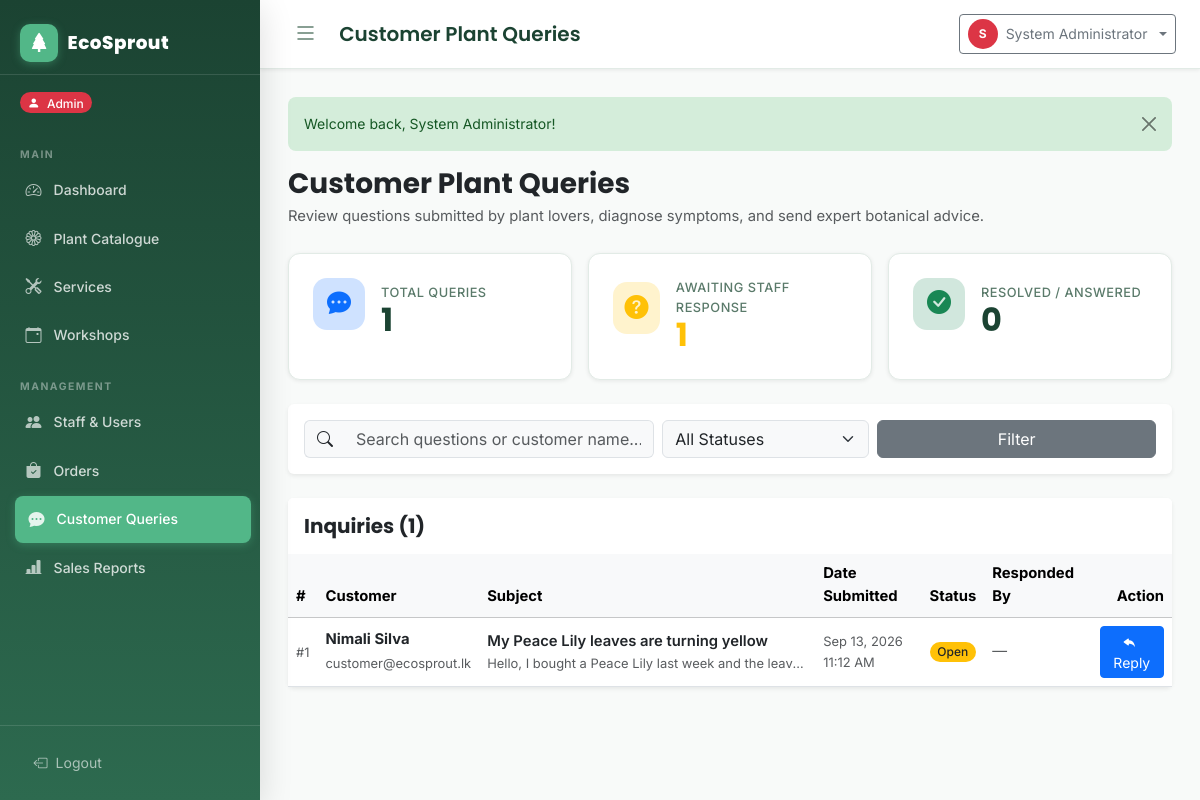
The page /admin/queries.php (signed in) on the database its author committed.
### tables this page shows
CREATE TABLE IF NOT EXISTS queries (
    id          INT UNSIGNED AUTO_INCREMENT PRIMARY KEY,
    customer_id INT UNSIGNED NOT NULL,
    subject     VARCHAR(250) NOT NULL,
    message     TEXT         NOT NULL,
    status      ENUM('open','answered','closed') NOT NULL DEFAULT 'open',
    response    TEXT         NULL COMMENT 'Staff/Admin reply',
    responded_by INT UNSIGNED NULL COMMENT 'FK to users.id of the staff member who replied',
    created_at  TIMESTAMP NOT NULL DEFAULT CURRENT_TIMESTAMP,
    updated_at  TIMESTAMP NOT NULL DEFAULT CURRENT_TIMESTAMP ON UPDATE CURRENT_TIMESTAMP,
    FOREIGN KEY (customer_id)  REFERENCES users(id) ON DELETE CASCADE,
    FOREIGN KEY (responded_by) REFERENCES users(id) ON DELETE SET NULL,
    INDEX idx_customer_id (customer_id),
    INDEX idx_status      (status)
);

CREATE TABLE IF NOT EXISTS users (
    id          INT UNSIGNED AUTO_INCREMENT PRIMARY KEY,
    full_name   VARCHAR(120)  NOT NULL,
    email       VARCHAR(180)  NOT NULL UNIQUE,
    phone       VARCHAR(20)   NULL,
    password    VARCHAR(255)  NOT NULL COMMENT 'Bcrypt hash via password_hash()',
    role        ENUM('customer','staff','admin') NOT NULL DEFAULT 'customer',
    status      ENUM('enabled','disabled')       NOT NULL DEFAULT 'enabled',
    created_at  TIMESTAMP NOT NULL DEFAULT CURRENT_TIMESTAMP,
    updated_at  TIMESTAMP NOT NULL DEFAULT CURRENT_TIMESTAMP ON UPDATE CURRENT_TIMESTAMP,
    INDEX idx_email  (email),
    INDEX idx_role   (role),
    INDEX idx_status (status)
);

### includes/auth.php (called while the page is built, shortened)
<?php
function getBaseUrl(): string
{
    $protocol = (!empty($_SERVER['HTTPS']) && $_SERVER['HTTPS'] !== 'off') ? 'https' : 'http';
    $host     = $_SERVER['HTTP_HOST'] ?? 'localhost';
    $scriptName = str_replace('\\', '/', $_SERVER['SCRIPT_NAME'] ?? '');
    if (preg_match('#^(.*?)/(?:admin|staff|customer|actions|includes|assets|database)(?:/|$)#i', $scriptName, $matches)) {
        $subFolder = $matches[1];
    } else {
        $subFolder = dirname($scriptName);
    }
    $subFolder = str_replace('\\', '/', $subFolder);
    return rtrim($protocol . '://' . $host . $subFolder, '/');
}

### admin/queries.php (the view, shortened to what this page needs)
<?php
require_once __DIR__ . '/../includes/auth.php';
require_once __DIR__ . '/../includes/functions.php';
$pdo  = getPDO();
$base = getBaseUrl();
$search       = trim($_GET['search'] ?? '');
$where  = [];
$params = [];
$whereClause = $where ? 'WHERE ' . implode(' AND ', $where) : '';
$stmt = $pdo->prepare("
    SELECT q.*,
           u.full_name AS customer_name, u.email AS customer_email, u.phone AS customer_phone,
           s.full_name AS responder_name
    FROM queries q
    JOIN users u ON q.customer_id = u.id
    LEFT JOIN users s ON q.responded_by = s.id
    $whereClause
    ORDER BY (q.status = 'open') DESC, q.created_at DESC
");
$stmt->execute($params);
$queries = $stmt->fetchAll();
$totalQueries   = (int) $pdo->query("SELECT COUNT(*) FROM queries")->fetchColumn();
$openQueries    = (int) $pdo->query("SELECT COUNT(*) FROM queries WHERE status='open'")->fetchColumn();
$answeredQueries = (int) $pdo->query("SELECT COUNT(*) FROM queries WHERE status='answered'")->fetchColumn();
$pageHeading = 'Customer Plant Queries';
?>
<!DOCTYPE html>
<html lang="en">
<head>
    <link rel="stylesheet" href="https://cdn.jsdelivr.net/npm/bootstrap@5.3.3/dist/css/bootstrap.min.css">
    <link rel="stylesheet" href="https://cdn.jsdelivr.net/npm/bootstrap-icons@1.11.3/font/bootstrap-icons.min.css">
    <link rel="stylesheet" href="<?= $base ?>/assets/css/style.css">
</head>
<body>
<div class="app-wrapper">
    <?php require_once __DIR__ . '/../components/sidebar.php'; ?>
    <div class="main-content">
        <?php require_once __DIR__ . '/../components/navbar.php'; ?>
        <div class="content-area">
            <?= renderFlash() ?>
            <div class="d-flex flex-column flex-md-row justify-content-between align-items-md-center gap-3 mb-4">
                <div>
                    <h2 class="h3 mb-1 text-dark fw-bold"><?= htmlspecialchars($pageHeading) ?></h2>
                    <p class="text-muted mb-0">Review questions submitted by plant lovers, diagnose symptoms, and send expert botanical advice.</p>
                </div>
            </div>
            <div class="row g-3 mb-4">
                <div class="col-12 col-md-4">
                    <div class="stat-card">
                        <div class="d-flex align-items-center gap-3">
                            <div class="stat-icon bg-primary-subtle text-primary">
                                <i class="bi bi-chat-dots-fill"></i>
                            </div>
                            <div>
                                <div class="stat-label">Total Queries</div>
                                <div class="stat-value"><?= number_format($totalQueries) ?></div>
                            </div>
                        </div>
                    </div>
                </div>
                <div class="col-12 col-md-4">
                    <div class="stat-card">
                        <div class="d-flex align-items-center gap-3">
                            <div class="stat-icon bg-warning-subtle text-warning">
                                <i class="bi bi-question-circle-fill"></i>
                            </div>
                            <div>
                                <div class="stat-label">Awaiting Staff Response</div>
                                <div class="stat-value text-warning fw-bold"><?= number_format($openQueries) ?></div>
                            </div>
                        </div>
                    </div>
                </div>
                <div class="col-12 col-md-4">
                    <div class="stat-card">
                        <div class="d-flex align-items-center gap-3">
                            <div class="stat-icon bg-success-subtle text-success">
                                <i class="bi bi-check-circle-fill"></i>
                            </div>
                            <div>
                                <div class="stat-label">Resolved / Answered</div>
                                <div class="stat-value"><?= number_format($answeredQueries) ?></div>
                            </div>
                        </div>
                    </div>
                </div>
            </div>
            <div class="card border-0 shadow-sm mb-4">
                <div class="card-body p-3">
                    <form method="GET" action="" class="row g-2 align-items-center">
                        <div class="col-12 col-md-5">
                            <div class="input-group">
                                <span class="input-group-text bg-light border-end-0"><i class="bi bi-search"></i></span>
                                <input type="text" name="search" class="form-control bg-light border-start-0"
                                       placeholder="Search questions or customer name..."
                                       value="<?= htmlspecialchars($search) ?>">
                            </div>
                        </div>
                        <div class="col-6 col-md-3">
                            <select name="status" class="form-select bg-light">
                                <option value="">All Statuses</option>
                            </select>
                        </div>
                        <div class="col-6 col-md-4 d-flex gap-2">
                            <button type="submit" class="btn btn-secondary flex-grow-1">Filter</button>
                        </div>
                    </form>
                </div>
            </div>
            <div class="card border-0 shadow-sm">
                <div class="card-header bg-white py-3 border-0">
                    <h5 class="card-title mb-0 fw-bold">Inquiries (<?= count($queries) ?>)</h5>
                </div>
                <div class="table-responsive">
                    <table class="table table-hover align-middle mb-0">
                        <thead class="table-light">
                            <tr>
                                <th>#</th>
                                <th>Customer</th>
                                <th>Subject</th>
                                <th>Date Submitted</th>
                                <th>Status</th>
                                <th>Responded By</th>
                                <th class="text-end">Action</th>
                            </tr>
                        </thead>
                        <tbody>
                            <?php if (empty($queries)): ?>
                                <tr>
                                    <td colspan="7" class="text-center py-4 text-muted">
                                        <i class="bi bi-chat-left-heart display-6 d-block mb-2"></i>
                                        No customer inquiries found.
                                    </td>
                                </tr>
                            <?php else: ?>
                                <?php foreach ($queries as $q): ?>
                                    <tr class="<?= $q['status'] === 'open' ? 'table-warning-subtle' : '' ?>">
                                        <td class="text-muted small">#<?= (int)$q['id'] ?></td>
                                        <td>
                                            <strong class="text-dark d-block"><?= htmlspecialchars($q['customer_name']) ?></strong>
                                            <span class="text-muted small"><?= htmlspecialchars($q['customer_email']) ?></span>
                                        </td>
                                        <td>
                                            <span class="fw-semibold text-dark d-block"><?= htmlspecialchars($q['subject']) ?></span>
                                            <small class="text-muted d-block text-truncate" style="max-width: 320px;">
                                                <?= htmlspecialchars($q['message']) ?>
                                            </small>
                                        </td>
                                        <td class="text-muted small">
                                            <?= date('M d, Y', strtotime($q['created_at'])) ?><br>
                                            <?= date('h:i A', strtotime($q['created_at'])) ?>
                                        </td>
                                        <td>
                                            <?php if ($q['status'] === 'open'): ?>
                                                <span class="badge bg-warning text-dark rounded-pill">Open</span>
                                            <?php elseif ($q['status'] === 'answered'): ?>
                                                <span class="badge bg-success rounded-pill">Answered</span>
                                            <?php else: ?>
                                                <span class="badge bg-secondary rounded-pill">Closed</span>
                                            <?php endif; ?>
                                        </td>
                                        <td>
                                            <?= $q['responder_name'] ? htmlspecialchars($q['responder_name']) : '<span class="text-muted">—</span>' ?>
                                        </td>
                                        <td class="text-end">
                                            <button type="button" class="btn btn-sm <?= $q['status'] === 'open' ? 'btn-primary' : 'btn-outline-primary' ?>"
                                                    onclick='openRespondModal(<?= json_encode($q) ?>)'>
                                                <i class="bi bi-reply-fill me-1"></i> <?= $q['status'] === 'open' ? 'Reply' : 'View / Edit' ?>
                                            </button>
                                        </td>
                                    </tr>
                                <?php endforeach; ?>
                            <?php endif; ?>
                        </tbody>
                    </table>
                </div>
            </div>
        </div>
    </div>
</div>
</body>
</html>

### assets/css/style.css (style rules this page uses)
:root { --eco-primary: #2d6a4f; --eco-primary-dark: #1b4332; --eco-primary-light: #40916c; --eco-accent: #52b788; --eco-accent-light: #95d5b2; --eco-mint: #d8f3dc; --eco-earth: #a98467; --eco-sand: #f4e8c1; --eco-bark: #6b4226; --eco-gray-50: #f8faf9; --eco-gray-100: #f0f4f2; --eco-gray-200: #e2ebe6; --eco-gray-400: #9dbaab; --eco-gray-600: #5a7a6a; --eco-gray-800: #2c3e35; --sidebar-width: 260px; --navbar-height: 64px; --border-radius: 12px; --border-radius-sm: 8px; --shadow-sm: 0 1px 4px rgba(0,0,0,0.08); --shadow-md: 0 4px 16px rgba(0,0,0,0.10); --shadow-lg: 0 8px 32px rgba(0,0,0,0.14); --transition: all 0.25s cubic-bezier(.4,0,.2,1); }
*, *::before, *::after { box-sizing: border-box; }
html { scroll-behavior: smooth; }
body { font-family: 'Inter', system-ui, sans-serif; background-color: var(--eco-gray-50); color: var(--eco-gray-800); font-size: 0.925rem; line-height: 1.6; min-height: 100vh; }
h1, h2, h3, h4, h5, h6 { font-family: 'Poppins', 'Inter', sans-serif; font-weight: 700; color: var(--eco-primary-dark); }
.app-wrapper { display: flex; width: 100%; min-height: 100vh; overflow-x: hidden; position: relative; }
.main-content { margin-left: 260px !important; width: calc(100% - 260px) !important; max-width: calc(100% - 260px) !important; min-width: 0; flex: 1 1 auto; display: flex; flex-direction: column; min-height: 100vh; transition: margin-left 0.3s cubic-bezier(.4,0,.2,1), width 0.3s cubic-bezier(.4,0,.2,1), max-width 0.3s cubic-bezier(.4,0,.2,1); overflow-x: hidden; box-sizing: border-box; }
.content-area, .page-content { padding: 1.75rem; flex: 1 0 auto; width: 100%; max-width: 100%; min-width: 0; }
.stat-card { background: #fff; border-radius: var(--border-radius); padding: 1.5rem; box-shadow: var(--shadow-sm); border: 1px solid var(--eco-gray-200); transition: var(--transition); height: 100%; }
.stat-card .stat-icon { width: 52px; height: 52px; border-radius: 14px; display: flex; align-items: center; justify-content: center; font-size: 1.5rem; margin-bottom: 1rem; }
.stat-card .stat-value { font-size: 2rem; font-weight: 700; font-family: 'Poppins', sans-serif; color: var(--eco-primary-dark); line-height: 1; margin-bottom: 0.25rem; }
.stat-card .stat-label { font-size: 0.8rem; font-weight: 500; color: var(--eco-gray-600); text-transform: uppercase; letter-spacing: 0.5px; }
.badge { font-weight: 500; font-size: 0.75rem; padding: 0.35em 0.65em; }

### rows shown on the page
queries: id "1", customer.full_name "Nimali Silva", customer.email "customer@ecosprout.lk", subject "My Peace Lily leaves are turning yellow", message "Hello, I bought a Peace Lily last week and the leav…", created_at "Sep 13, 2026", created_at "11:12 AM", status "Open"

### other values the page prints
$role "Admin"
$pageHeading "Customer Plant Queries"
substr($userName, 0, 1) "S"
$userName "System Administrator"
$msg "Welcome back, System Administrator!"
$totalQueries "1"
$openQueries "1"
$answeredQueries "0"
count($queries) "1"
